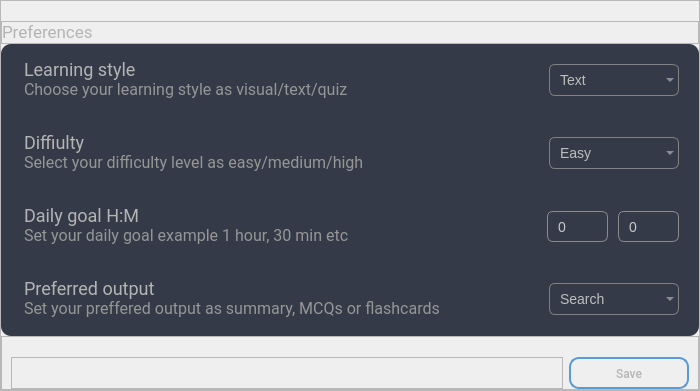
                            <widget class="QFrame" name="frame_3">
                             <property name="minimumSize">
                              <size>
                               <width>700</width>
                               <height>0</height>
                              </size>
                             </property>
                             <property name="styleSheet">
                              <string notr="true"/>
                             </property>
                             <property name="frameShape">
                              <enum>QFrame::StyledPanel</enum>
                             </property>
                             <property name="frameShadow">
                              <enum>QFrame::Raised</enum>
                             </property>
                             <layout class="QVBoxLayout" name="verticalLayout_9">
                              <property name="spacing">
                               <number>0</number>
                              </property>
                              <property name="leftMargin">
                               <number>0</number>
                              </property>
                              <property name="topMargin">
                               <number>20</number>
                              </property>
                              <property name="rightMargin">
                               <number>0</number>
                              </property>
                              <property name="bottomMargin">
                               <number>0</number>
                              </property>
                              <item>
                               <widget class="QFrame" name="frame_6">
                                <property name="maximumSize">
                                 <size>
                                  <width>16777215</width>
                                  <height>70</height>
                                 </size>
                                </property>
                                <property name="frameShape">
                                 <enum>QFrame::StyledPanel</enum>
                                </property>
                                <property name="frameShadow">
                                 <enum>QFrame::Raised</enum>
                                </property>
                                <layout class="QHBoxLayout" name="horizontalLayout_10">
                                 <property name="spacing">
                                  <number>0</number>
                                 </property>
                                 <property name="leftMargin">
                                  <number>0</number>
                                 </property>
                                 <property name="topMargin">
                                  <number>0</number>
                                 </property>
                                 <property name="rightMargin">
                                  <number>0</number>
                                 </property>
                                 <property name="bottomMargin">
                                  <number>0</number>
                                 </property>
                                 <item>
                                  <widget class="QLabel" name="label_2">
                                   <property name="font">
                                    <font>
                                     <family>Roboto</family>
                                     <pointsize>13</pointsize>
                                    </font>
                                   </property>
                                   <property name="styleSheet">
                                    <string notr="true">color:rgb(180, 180, 180);
background:transparent;</string>
                                   </property>
                                   <property name="text">
                                    <string>Preferences</string>
                                   </property>
                                  </widget>
                                 </item>
                                </layout>
                               </widget>
                              </item>
                              <item>
                               <widget class="QFrame" name="frame_15">
                                <property name="maximumSize">
                                 <size>
                                  <width>16777215</width>
                                  <height>80</height>
                                 </size>
                                </property>
                                <property name="styleSheet">
                                 <string notr="true">#frame_15{
	background-color: rgb(52, 58, 71);
	border-radius:0px;
	border-top-left-radius:10px;
	border-top-right-radius:10px;
}</string>
                                </property>
                                <property name="frameShape">
                                 <enum>QFrame::StyledPanel</enum>
                                </property>
                                <property name="frameShadow">
                                 <enum>QFrame::Raised</enum>
                                </property>
                                <layout class="QHBoxLayout" name="horizontalLayout_11">
                                 <property name="spacing">
                                  <number>0</number>
                                 </property>
                                 <property name="leftMargin">
                                  <number>20</number>
                                 </property>
                                 <property name="topMargin">
                                  <number>0</number>
                                 </property>
                                 <property name="rightMargin">
                                  <number>20</number>
                                 </property>
                                 <property name="bottomMargin">
                                  <number>0</number>
                                 </property>
                                 <item>
                                  <widget class="QLabel" name="label_3">
                                   <property name="font">
                                    <font>
                                     <family>Roboto</family>
                                     <pointsize>11</pointsize>
                                    </font>
                                   </property>
                                   <property name="whatsThis">
                                    <string/>
                                   </property>
                                   <property name="styleSheet">
                                    <string notr="true">color:rgb(180, 180, 180);
background:transparent;
padding-top:15px;</string>
                                   </property>
                                   <property name="text">
                                    <string>&lt;span style=&quot;font-size:18px;&quot;&gt;Learning style&lt;/span&gt;&lt;br&gt;
&lt;span style=&quot;font-size:16px;color:rgb(150, 150, 150)&quot;&gt;Choose your learning style as visual/text/quiz&lt;/span&gt;&lt;br&gt;
</string>
                                   </property>
                                   <property name="wordWrap">
                                    <bool>true</bool>
                                   </property>
                                  </widget>
                                 </item>
                                 <item>
                                  <widget class="QComboBox" name="learning_type">
                                   <property name="minimumSize">
                                    <size>
                                     <width>0</width>
                                     <height>30</height>
                                    </size>
                                   </property>
                                   <property name="maximumSize">
                                    <size>
                                     <width>130</width>
                                     <height>16777215</height>
                                    </size>
                                   </property>
                                   <property name="styleSheet">
                                    <string notr="true">QComboBox {
    background:transparent ;
    border: 1px solid rgb(130, 130, 130);
    border-radius: 6px;
    padding: 6px 10px;
    padding-right: 30px; /* space for arrow */
    font-size: 14px;
    color:rgb(190, 190, 190);
}

QComboBox:hover {
    border: 1px solid #90caf9;
}

QComboBox:focus {
    border: 1px solid #3a7bd5;
}

/* Dropdown list */
QComboBox QAbstractItemView {
    background-color: rgb(52, 58, 71);
	color:rgb(190, 190, 190);
    border: 1px solid #c4c4c4;
	border-radius: 5px;
    selection-background-color:rgb(56, 63, 77);
    selection-color: rgb(200, 200, 200);
    padding: 5px;
    outline: 0;
	min-height: 80px;
}

/* Selected item */
QComboBox QAbstractItemView::item {
	padding: 0px;
	font-size: 14px;
	min-height:40px;
    
}

/* Hover item */
QComboBox QAbstractItemView::item:hover {
    background-color: #fff;
}


</string>
                                   </property>
                                   <item>
                                    <property name="text">
                                     <string>Text</string>
                                    </property>
                                   </item>
                                   <item>
                                    <property name="text">
                                     <string>Visual</string>
                                    </property>
                                   </item>
                                   <item>
                                    <property name="text">
                                     <string>Quiz</string>
                                    </property>
                                   </item>
                                  </widget>
                                 </item>
                                </layout>
                               </widget>
                              </item>
                              <item>
                               <widget class="QFrame" name="frame_7">
                                <property name="maximumSize">
                                 <size>
                                  <width>16777215</width>
                                  <height>80</height>
                                 </size>
                                </property>
                                <property name="styleSheet">
                                 <string notr="true">#frame_7{
	background-color: rgb(52, 58, 71);
	border-radius:0px;
}</string>
                                </property>
                                <property name="frameShape">
                                 <enum>QFrame::StyledPanel</enum>
                                </property>
                                <property name="frameShadow">
                                 <enum>QFrame::Raised</enum>
                                </property>
                                <layout class="QHBoxLayout" name="horizontalLayout_12">
                                 <property name="spacing">
                                  <number>0</number>
                                 </property>
                                 <property name="leftMargin">
                                  <number>20</number>
                                 </property>
                                 <property name="topMargin">
                                  <number>0</number>
                                 </property>
                                 <property name="rightMargin">
                                  <number>20</number>
                                 </property>
                                 <property name="bottomMargin">
                                  <number>0</number>
                                 </property>
                                 <item>
                                  <widget class="QLabel" name="label_4">
                                   <property name="font">
                                    <font>
                                     <family>Roboto</family>
                                     <pointsize>11</pointsize>
                                    </font>
                                   </property>
                                   <property name="styleSheet">
                                    <string notr="true">color:rgb(180, 180, 180);
background:transparent;
padding-top:15px;</string>
                                   </property>
                                   <property name="text">
                                    <string>&lt;span style=&quot;font-size:18px;&quot;&gt;Diffiulty&lt;/span&gt;&lt;br&gt;
&lt;span style=&quot;font-size:16px;color:rgb(150, 150, 150)&quot;&gt;Select your difficulty level as easy/medium/high&lt;/span&gt;&lt;br&gt;
</string>
                                   </property>
                                  </widget>
                                 </item>
                                 <item>
                                  <widget class="QComboBox" name="difficulty_type">
                                   <property name="minimumSize">
                                    <size>
                                     <width>0</width>
                                     <height>30</height>
                                    </size>
                                   </property>
                                   <property name="maximumSize">
                                    <size>
                                     <width>130</width>
                                     <height>16777215</height>
                                    </size>
                                   </property>
                                   <property name="styleSheet">
                                    <string notr="true">QComboBox {
    background:transparent ;
    border: 1px solid rgb(130, 130, 130);
    border-radius: 6px;
    padding: 6px 10px;
    padding-right: 30px; /* space for arrow */
    font-size: 14px;
    color:rgb(190, 190, 190);
}

QComboBox:hover {
    border: 1px solid #90caf9;
}

QComboBox:focus {
    border: 1px solid #3a7bd5;
}

/* Dropdown list */
QComboBox QAbstractItemView {
    background-color: rgb(52, 58, 71);
	color:rgb(190, 190, 190);
    border: 1px solid #c4c4c4;
	border-radius: 5px;
    selection-background-color:rgb(56, 63, 77);
    selection-color: rgb(200, 200, 200);
    padding: 5px;
    outline: 0;
	min-height: 80px;
}

/* Selected item */
QComboBox QAbstractItemView::item {
	padding: 0px;
	font-size: 14px;
	min-height:40px;
    
}

/* Hover item */
QComboBox QAbstractItemView::item:hover {
    background-color: #fff;
}


</string>
                                   </property>
                                   <item>
                                    <property name="text">
                                     <string>Easy</string>
                                    </property>
                                   </item>
                                   <item>
                                    <property name="text">
                                     <string>Medium</string>
                                    </property>
                                   </item>
                                   <item>
                                    <property name="text">
                                     <string>Hard</string>
                                    </property>
                                   </item>
                                  </widget>
                                 </item>
                                </layout>
                               </widget>
                              </item>
                              <item>
                               <widget class="QFrame" name="frame_16">
                                <property name="maximumSize">
                                 <size>
                                  <width>16777215</width>
                                  <height>80</height>
                                 </size>
                                </property>
                                <property name="styleSheet">
                                 <string notr="true">#frame_16{
	background-color: rgb(52, 58, 71);
	border-radius:0px;
}</string>
                                </property>
                                <property name="frameShape">
                                 <enum>QFrame::StyledPanel</enum>
                                </property>
                                <property name="frameShadow">
                                 <enum>QFrame::Raised</enum>
                                </property>
                                <layout class="QHBoxLayout" name="horizontalLayout_15">
                                 <property name="spacing">
                                  <number>10</number>
                                 </property>
                                 <property name="leftMargin">
                                  <number>20</number>
                                 </property>
                                 <property name="topMargin">
                                  <number>0</number>
                                 </property>
                                 <property name="rightMargin">
                                  <number>20</number>
                                 </property>
                                 <property name="bottomMargin">
                                  <number>0</number>
                                 </property>
                                 <item>
                                  <widget class="QLabel" name="label_5">
                                   <property name="font">
                                    <font>
                                     <family>Roboto</family>
                                     <pointsize>11</pointsize>
                                    </font>
                                   </property>
                                   <property name="styleSheet">
                                    <string notr="true">color:rgb(180, 180, 180);
background:transparent;
padding-top:15px;</string>
                                   </property>
                                   <property name="text">
                                    <string>&lt;span style=&quot;font-size:18px;&quot;&gt;Daily goal H:M&lt;/span&gt;&lt;br&gt;
&lt;span style=&quot;font-size:16px;color:rgb(150, 150, 150)&quot;&gt;Set your daily goal example 1 hour, 30 min etc&lt;/span&gt;&lt;br&gt;
</string>
                                   </property>
                                  </widget>
                                 </item>
                                 <item>
                                  <widget class="QSpinBox" name="spinHour">
                                   <property name="enabled">
                                    <bool>true</bool>
                                   </property>
                                   <property name="maximumSize">
                                    <size>
                                     <width>61</width>
                                     <height>31</height>
                                    </size>
                                   </property>
                                   <property name="styleSheet">
                                    <string notr="true">QSpinBox {
    background-color: transparent;
    border: 1px solid rgb(139, 139, 139);
    border-radius: 6px;
    padding: 4px 15px 4px 8px;  /* space for arrows */
    font-size: 14px;
    color: rgb(200, 200, 200);
}

QSpinBox:hover {
    border: 1px solid #90caf9;
}

QSpinBox:focus {
    border: 1px solid #42a5f5;
}

/* Up &amp; Down buttons */
QSpinBox::up-button,
QSpinBox::down-button {
    width: 18px;
    background-color: transparent;
    border: none;
}

QSpinBox::up-button:hover,
QSpinBox::down-button:hover {
    background-color: rgb(56, 63, 77);
    border-radius: 4px;
}

/* Arrows */
QSpinBox::up-arrow {
    image: none;
    width: 0;
    height: 0;
    border-left: 3px solid transparent;
    border-right: 3px solid transparent;
    border-bottom: 6px solid #546e7a;
}

QSpinBox::down-arrow {
    image: none;
    width: 0;
    height: 0;
    border-left: 3px solid transparent;
    border-right: 3px solid transparent;
    border-top: 6px solid #546e7a;
}

/* Disabled state */
QSpinBox:disabled {
    background-color: #f5f5f5;
    color: #9e9e9e;
    border: 1px solid #e0e0e0;
}
</string>
                                   </property>
                                  </widget>
                                 </item>
                                 <item>
                                  <widget class="QSpinBox" name="spinMinute">
                                   <property name="maximumSize">
                                    <size>
                                     <width>61</width>
                                     <height>31</height>
                                    </size>
                                   </property>
                                   <property name="styleSheet">
                                    <string notr="true">QSpinBox {
    background-color: transparent;
    border: 1px solid rgb(139, 139, 139);
    border-radius: 6px;
    padding: 4px 15px 4px 8px;  /* space for arrows */
    font-size: 14px;
    color: rgb(200, 200, 200);
}

QSpinBox:hover {
    border: 1px solid #90caf9;
}

QSpinBox:focus {
    border: 1px solid #42a5f5;
}

/* Up &amp; Down buttons */
QSpinBox::up-button,
QSpinBox::down-button {
    width: 18px;
    background-color: transparent;
    border: none;
}

QSpinBox::up-button:hover,
QSpinBox::down-button:hover {
    background-color: rgb(56, 63, 77);
    border-radius: 4px;
}

/* Arrows */
QSpinBox::up-arrow {
    image: none;
    width: 0;
    height: 0;
    border-left: 3px solid transparent;
    border-right: 3px solid transparent;
    border-bottom: 6px solid #546e7a;
}

QSpinBox::down-arrow {
    image: none;
    width: 0;
    height: 0;
    border-left: 3px solid transparent;
    border-right: 3px solid transparent;
    border-top: 6px solid #546e7a;
}

/* Disabled state */
QSpinBox:disabled {
    background-color: #f5f5f5;
    color: #9e9e9e;
    border: 1px solid #e0e0e0;
}
</string>
                                   </property>
                                  </widget>
                                 </item>
                                </layout>
                               </widget>
                              </item>
                              <item>
                               <widget class="QFrame" name="frame_17">
                                <property name="maximumSize">
                                 <size>
                                  <width>16777215</width>
                                  <height>80</height>
                                 </size>
                                </property>
                                <property name="styleSheet">
                                 <string notr="true">#frame_17{
	background-color: rgb(52, 58, 71);
	border-radius:0px;
	border-bottom-left-radius:10px;
	border-bottom-right-radius:10px;
}</string>
                                </property>
                                <property name="frameShape">
                                 <enum>QFrame::StyledPanel</enum>
                                </property>
                                <property name="frameShadow">
                                 <enum>QFrame::Raised</enum>
                                </property>
                                <layout class="QHBoxLayout" name="horizontalLayout_14">
                                 <property name="spacing">
                                  <number>0</number>
                                 </property>
                                 <property name="leftMargin">
                                  <number>20</number>
                                 </property>
                                 <property name="topMargin">
                                  <number>0</number>
                                 </property>
                                 <property name="rightMargin">
                                  <number>20</number>
                                 </property>
                                 <property name="bottomMargin">
                                  <number>0</number>
                                 </property>
                                 <item>
                                  <widget class="QLabel" name="label_6">
                                   <property name="font">
                                    <font>
                                     <family>Roboto</family>
                                     <pointsize>11</pointsize>
                                    </font>
                                   </property>
                                   <property name="styleSheet">
                                    <string notr="true">color:rgb(180, 180, 180);
background:transparent;
padding-top:15px;</string>
                                   </property>
                                   <property name="text">
                                    <string>&lt;span style=&quot;font-size:18px;&quot;&gt;Preferred output&lt;/span&gt;&lt;br&gt;
&lt;span style=&quot;font-size:16px;color:rgb(150, 150, 150)&quot;&gt;Set your preffered output as summary, MCQs or flashcards&lt;/span&gt;&lt;br&gt;
</string>
                                   </property>
                                  </widget>
                                 </item>
                                 <item>
                                  <widget class="QComboBox" name="preferred_output">
                                   <property name="minimumSize">
                                    <size>
                                     <width>0</width>
                                     <height>30</height>
                                    </size>
                                   </property>
                                   <property name="maximumSize">
                                    <size>
                                     <width>130</width>
                                     <height>16777215</height>
                                    </size>
                                   </property>
                                   <property name="styleSheet">
                                    <string notr="true">QComboBox {
    background:transparent ;
    border: 1px solid rgb(130, 130, 130);
    border-radius: 6px;
    padding: 6px 10px;
    padding-right: 30px; /* space for arrow */
    font-size: 14px;
    color:rgb(190, 190, 190);
}

QComboBox:hover {
    border: 1px solid #5a9bd5;
}

QComboBox:focus {
    border: 1px solid #3a7bd5;
}

/* Dropdown list */
QComboBox QAbstractItemView {
    background-color: rgb(52, 58, 71);
	color:rgb(190, 190, 190);
    border: 1px solid #c4c4c4;
	border-radius: 5px;
    selection-background-color:rgb(56, 63, 77);
    selection-color: rgb(200, 200, 200);
    padding: 5px;
    outline: 0;
	min-height: 80px;
}

/* Selected item */
QComboBox QAbstractItemView::item {
	padding: 0px;
	font-size: 14px;
	min-height:40px;
    
}

/* Hover item */
QComboBox QAbstractItemView::item:hover {
    background-color: #fff;
}


</string>
                                   </property>
                                   <item>
                                    <property name="text">
                                     <string>Search</string>
                                    </property>
                                   </item>
                                   <item>
                                    <property name="text">
                                     <string>Summary</string>
                                    </property>
                                   </item>
                                   <item>
                                    <property name="text">
                                     <string>MCQs</string>
                                    </property>
                                   </item>
                                   <item>
                                    <property name="text">
                                     <string>Flashcard</string>
                                    </property>
                                   </item>
                                  </widget>
                                 </item>
                                </layout>
                               </widget>
                              </item>
                              <item>
                               <widget class="QFrame" name="frame_19">
                                <property name="maximumSize">
                                 <size>
                                  <width>16777215</width>
                                  <height>80</height>
                                 </size>
                                </property>
                                <property name="frameShape">
                                 <enum>QFrame::StyledPanel</enum>
                                </property>
                                <property name="frameShadow">
                                 <enum>QFrame::Raised</enum>
                                </property>
                                <layout class="QHBoxLayout" name="horizontalLayout_13">
                                 <property name="topMargin">
                                  <number>20</number>
                                 </property>
                                 <property name="bottomMargin">
                                  <number>0</number>
                                 </property>
                                 <item>
                                  <widget class="QFrame" name="frame_20">
                                   <property name="maximumSize">
                                    <size>
                                     <width>16777215</width>
                                     <height>50</height>
                                    </size>
                                   </property>
                                   <property name="frameShape">
                                    <enum>QFrame::StyledPanel</enum>
                                   </property>
                                   <property name="frameShadow">
                                    <enum>QFrame::Raised</enum>
                                   </property>
                                  </widget>
                                 </item>
                                 <item>
                                  <widget class="QPushButton" name="button_save">
                                   <property name="minimumSize">
                                    <size>
                                     <width>100</width>
                                     <height>32</height>
                                    </size>
                                   </property>
                                   <property name="maximumSize">
                                    <size>
                                     <width>120</width>
                                     <height>16777215</height>
                                    </size>
                                   </property>
                                   <property name="font">
                                    <font>
                                     <family>Roboto Medium</family>
                                     <pointsize>9</pointsize>
                                    </font>
                                   </property>
                                   <property name="cursor">
                                    <cursorShape>PointingHandCursor</cursorShape>
                                   </property>
                                   <property name="focusPolicy">
                                    <enum>Qt::NoFocus</enum>
                                   </property>
                                   <property name="styleSheet">
                                    <string notr="true">QPushButton{
	color:  rgb(180, 180, 180);
	border: 2px solid #5a9bd5;
	border-radius : 10px;
}

QPushButton:hover{
	background-color: rgb(56, 63, 77);
	border: 2px solid rgb(170, 0, 255);
}</string>
                                   </property>
                                   <property name="text">
                                    <string>Save</string>
                                   </property>
                                  </widget>
                                 </item>
                                </layout>
                               </widget>
                              </item>
                              <item>
                               <widget class="QFrame" name="frame_18">
                                <property name="frameShape">
                                 <enum>QFrame::StyledPanel</enum>
                                </property>
                                <property name="frameShadow">
                                 <enum>QFrame::Raised</enum>
                                </property>
                               </widget>
                              </item>
                             </layout>
                            </widget>
